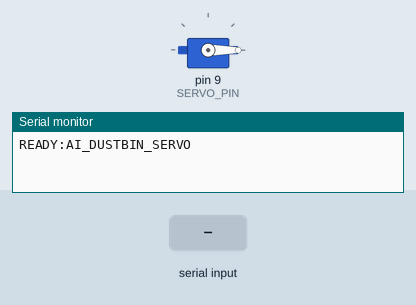
Simulated run of this sketch. Board: Arduino Uno, built with avr-gcc and run on an emulated ATmega328P. On the bench: servo, the last lines printed to the serial monitor. The inputs (shaded band) are chosen by the test bench.

Above: at 1.2 s.
1.3 s: "REJECT\n" received over Serial
At 1.38 s:
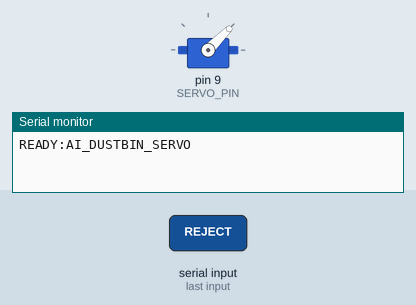
3.1 s: "ANGLE 150\n" received over Serial
At 3.6 s:
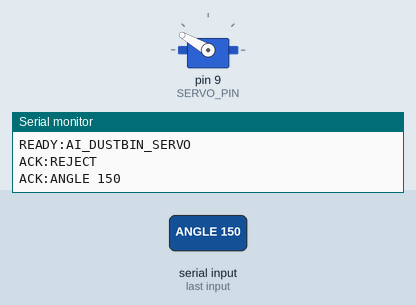
4.6 s: "OPEN\n" received over Serial
At 5.8 s:
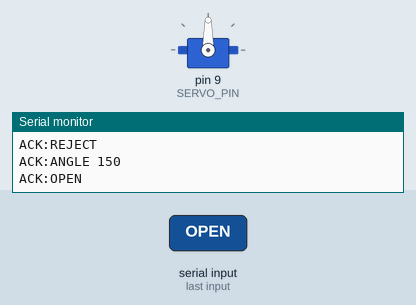
6.1 s: "ANGLE 45\n" received over Serial
At 7.1 s:
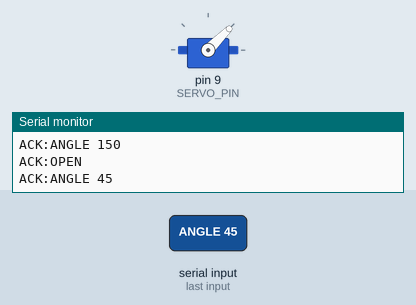
Timing chart, 0 to 8.6 s (numbered marks = the images above; inputs shaded):
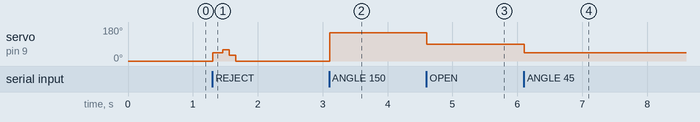

The sketch:

dustbin_servo_firmware.ino
```cpp
/*
=============================================================================
Project: AI Interactive Rejecting Dustbin
Module: Phase 3 - Microcontroller Firmware
File: dustbin_servo_firmware.ino
Target: Arduino Uno / Nano / Mega or ESP32
=============================================================================

This firmware runs on the microcontroller board and listens for ASCII serial
commands sent from the Python host controller via USB Serial.

Command Protocol:
  Python -> Board:
    PING\n         -> Handshake check
    OPEN\n         -> Rotates servo to OPEN angle (default 90 deg)
    CLOSE\n        -> Rotates servo to CLOSED angle (default 0 deg)
    REJECT\n       -> Executes rapid comedic snap-close rejection
    ANGLE <deg>\n  -> Sets servo to custom angle (0 - 180)
    STATUS\n       -> Queries current lid state

  Board -> Python:
    PONG\n
    ACK:OPEN\n
    ACK:CLOSE\n
    ACK:REJECT\n
    ACK:ANGLE <deg>\n
    STATE:<OPEN|CLOSED>\n
    ERR:UNKNOWN_COMMAND\n

Wiring:
  - Servo Signal (Orange/Yellow) -> Digital Pin 9 (Arduino) or GPIO 18 (ESP32)
  - Servo Power (Red)            -> 5V External Power or 5V Pin
  - Servo Ground (Brown/Black)   -> GND (Common Ground with Arduino)
=============================================================================
*/

#include <Servo.h>

const int SERVO_PIN = 9;
const int ANGLE_CLOSED = 0;
const int ANGLE_OPEN   = 90;

Servo dustbinServo;
String currentLidState = "CLOSED";

void setup() {
  Serial.begin(9600);
  while (!Serial) {
    ; // Wait for serial port to connect
  }

  dustbinServo.attach(SERVO_PIN);
  dustbinServo.write(ANGLE_CLOSED);
  currentLidState = "CLOSED";

  Serial.println("READY:AI_DUSTBIN_SERVO");
}

void loop() {
  if (Serial.available() > 0) {
    String input = Serial.readStringUntil('\n');
    input.trim();

    if (input.length() == 0) {
      return;
    }

    if (input == "PING") {
      Serial.println("PONG");
    }
    else if (input == "OPEN") {
      dustbinServo.write(ANGLE_OPEN);
      currentLidState = "OPEN";
      delay(200);
      Serial.println("ACK:OPEN");
    }
    else if (input == "CLOSE") {
      dustbinServo.write(ANGLE_CLOSED);
      currentLidState = "CLOSED";
      delay(200);
      Serial.println("ACK:CLOSE");
    }
    else if (input == "REJECT") {
      dustbinServo.write(45);
      delay(150);
      dustbinServo.write(60);
      delay(100);
      dustbinServo.write(30);
      delay(100);
      dustbinServo.write(ANGLE_CLOSED);
      delay(200);
      currentLidState = "CLOSED";
      Serial.println("ACK:REJECT");
    }
    else if (input.startsWith("ANGLE")) {
      int spaceIdx = input.indexOf(' ');
      if (spaceIdx > 0) {
        int angle = input.substring(spaceIdx + 1).toInt();
        angle = constrain(angle, 0, 180);
        dustbinServo.write(angle);
        delay(150);
        Serial.print("ACK:ANGLE ");
        Serial.println(angle);
      } else {
        Serial.println("ERR:INVALID_ANGLE");
      }
    }
    else if (input == "STATUS") {
      Serial.print("STATE:");
      Serial.println(currentLidState);
    }
    else {
      Serial.println("ERR:UNKNOWN_COMMAND");
    }
  }
}
```

Measured:
- after the input at 1.3 s, servo on pin 9 (SERVO_PIN): 0° → 45° at once, → 60° 0.15 s later, → 30° 0.10 s later, → 0° 0.10 s later
- after the input at 3.1 s, servo on pin 9 (SERVO_PIN): 0° → 150° at once
- after the input at 4.6 s, servo on pin 9 (SERVO_PIN): 150° → 90° at once
- after the input at 6.1 s, servo on pin 9 (SERVO_PIN): 90° → 45° at once
